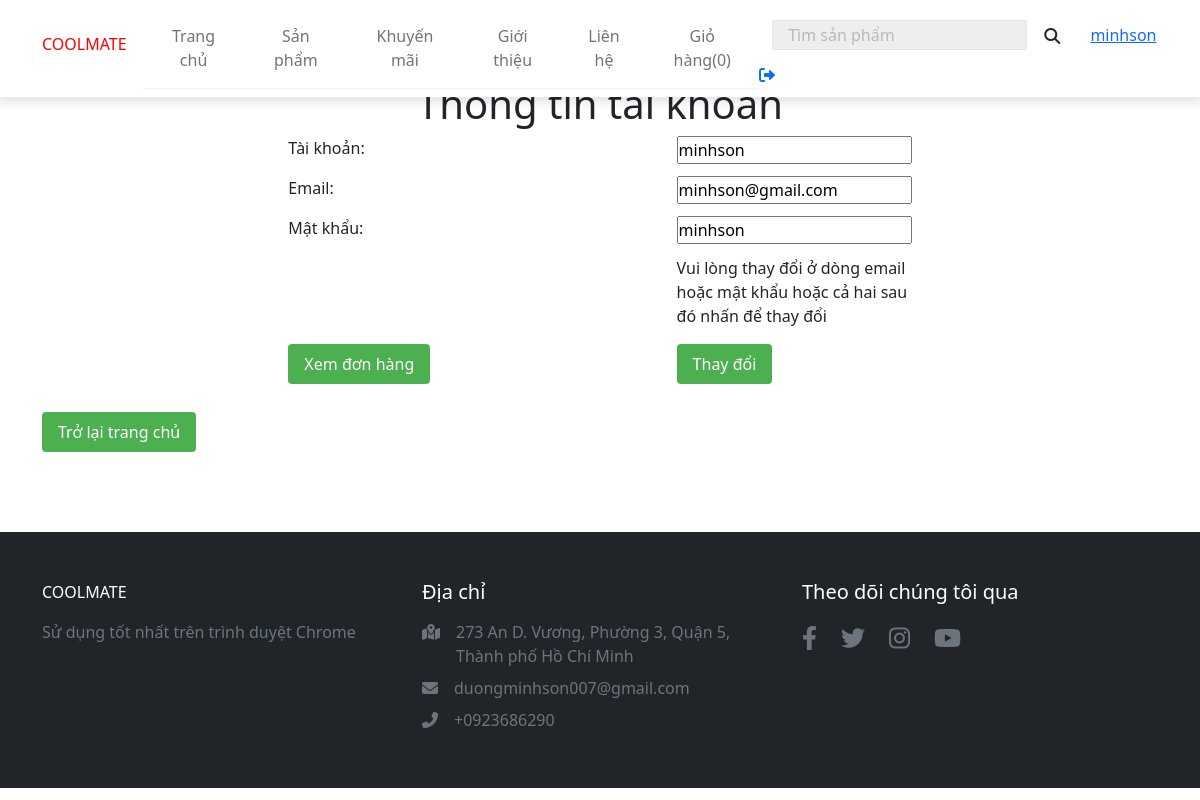
The app's page /index.php?layout=thongtinuser (signed in) with its own data.
### tables this page shows
CREATE TABLE `users` (
  `id` int(11) NOT NULL,
  `username` varchar(50) DEFAULT NULL,
  `password` varchar(255) DEFAULT NULL,
  `email` varchar(255) DEFAULT NULL,
  `is_admin` tinyint(1) DEFAULT 0,
  `status` tinyint(1) NOT NULL DEFAULT 0
);

### taikhoanuser.php (the view, shortened to what this page needs)
<?php
include('./config.php');
if(isset($_SESSION['id_user'])){
    $iduser = $_SESSION['id_user'];
    $sqluser = "SELECT * FROM users WHERE id='$iduser'";
    $queryuser = mysqli_query($conn,$sqluser);
    $rowuser = mysqli_fetch_assoc($queryuser);
}
?>
<!DOCTYPE html>
<html lang="en">
<head>
    <link rel="stylesheet" href="./cartcss.css">
</head>
<body>
    <div class="container" style="padding-bottom: 5rem!important;">
        <h1 style="text-align: center;">Thông tin tài khoản</h1>
        <div id="divformthanhtoan">
            <form action="capnhatuser.php?id_user=<?php echo $rowuser['id']; ?>" method="post" id="formthanhtoan">
                <div id="labelthongtin">
                    <P class="left">Tài khoản:</P>
                    <P class="left">Email:</P>
                    <P class="left">Mật khẩu:</P>
                    <a href="index.php?layout=showdonhang" class="checkout-button left" style="text-decoration: none;">Xem đơn hàng</a>
                </div>
                <div id="inputthanhtoan">
                    <input class="right" type="text"  name="tentaikhoan" value="<?php echo $rowuser['username']; ?>"  readonly></br>
                    <input class="right" type="email"  name="emailtaikhoan" value="<?php echo $rowuser['email']; ?>" required></br>
                    <input class="right" type="text"  name="matkhau" value="<?php echo $rowuser['password']; ?>" required></br>
                    <P class="right">Vui lòng thay đổi ở dòng email</br> hoặc mật khẩu hoặc cả hai sau</br>đó nhấn để thay đổi</P>
                    <button class="checkout-button right" type="submit" name="nutcapnhatuser">Thay đổi</button>
                </div>
            </form>
        </div>
        <div id="nuttrongcart">
            <button class="checkout-button"><a href="./index.php?layout=trangchu" style="color:white; text-decoration:none;">Trở lại trang chủ</a></button>
        </div>
    </div>
</body>
</html>

### cartcss.css (style rules this page uses)
body { font-family: Arial, sans-serif; padding-top: 5rem; }
.checkout-button { display: block; margin-top: 16px; padding: 8px 16px; background-color: #4CAF50; color: white; border: none; border-radius: 4px; cursor: pointer; }
.container { margin: auto; max-width: 800px; }
#nuttrongcart { display: flex; justify-content: space-between; align-items: center; }
#formthanhtoan { display: flex; justify-content: space-evenly; }
.left { display: flex; }
.right { margin-bottom: 0.75rem; }

### minhson.css (style rules this page uses)
:root { --lg-font: 'Kaisei Tokumin', serif; --sm-font: 'Poppins', sans-serif; --pink: #e95454; }
* { margin: 0; padding: 0; box-sizing: border-box; }

### records on screen
users: tentaikhoan "minhson", emailtaikhoan "minhson@gmail.com", matkhau "minhson"

### other values on screen
$_SESSION['username'] "minhson"
